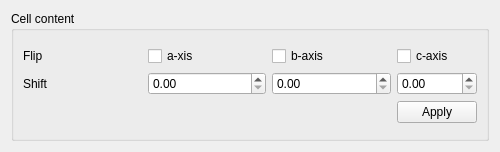
<?xml version="1.0" encoding="UTF-8"?>
<ui version="4.0">
 <class>CellTransformContentMainWidget</class>
 <widget class="QWidget" name="CellTransformContentMainWidget">
  <property name="geometry">
   <rect>
    <x>0</x>
    <y>0</y>
    <width>500</width>
    <height>152</height>
   </rect>
  </property>
  <property name="windowTitle">
   <string>Form</string>
  </property>
  <layout class="QVBoxLayout" name="verticalLayout">
   <item>
    <widget class="QGroupBox" name="groupBox">
     <property name="title">
      <string>Cell content</string>
     </property>
     <layout class="QVBoxLayout" name="verticalLayout_2">
      <item>
       <layout class="QGridLayout" name="gridLayout">
        <item row="0" column="1">
         <widget class="QCheckBox" name="flipAxisACheckBox">
          <property name="text">
           <string>a-xis</string>
          </property>
         </widget>
        </item>
        <item row="0" column="0">
         <widget class="QLabel" name="label">
          <property name="text">
           <string>Flip</string>
          </property>
         </widget>
        </item>
        <item row="0" column="2">
         <widget class="QCheckBox" name="flipAxisBCheckBox">
          <property name="text">
           <string>b-axis</string>
          </property>
         </widget>
        </item>
        <item row="1" column="2">
         <widget class="QDoubleSpinBox" name="shiftAxisBDoubleSpinBox"/>
        </item>
        <item row="1" column="0">
         <widget class="QLabel" name="label_2">
          <property name="text">
           <string>Shift</string>
          </property>
         </widget>
        </item>
        <item row="1" column="3">
         <widget class="QDoubleSpinBox" name="shiftAxisCDoubleSpinBox"/>
        </item>
        <item row="0" column="3">
         <widget class="QCheckBox" name="flipAxisCCheckBox">
          <property name="text">
           <string>c-axis</string>
          </property>
         </widget>
        </item>
        <item row="1" column="1">
         <widget class="QDoubleSpinBox" name="shiftAxisADoubleSpinBox"/>
        </item>
        <item row="2" column="3">
         <widget class="QPushButton" name="applyPushButton">
          <property name="text">
           <string>Apply</string>
          </property>
         </widget>
        </item>
        <item row="2" column="2">
         <spacer name="horizontalSpacer">
          <property name="orientation">
           <enum>Qt::Horizontal</enum>
          </property>
          <property name="sizeHint" stdset="0">
           <size>
            <width>40</width>
            <height>20</height>
           </size>
          </property>
         </spacer>
        </item>
        <item row="2" column="1">
         <spacer name="horizontalSpacer_2">
          <property name="orientation">
           <enum>Qt::Horizontal</enum>
          </property>
          <property name="sizeHint" stdset="0">
           <size>
            <width>40</width>
            <height>20</height>
           </size>
          </property>
         </spacer>
        </item>
        <item row="2" column="0">
         <spacer name="horizontalSpacer_3">
          <property name="orientation">
           <enum>Qt::Horizontal</enum>
          </property>
          <property name="sizeHint" stdset="0">
           <size>
            <width>40</width>
            <height>20</height>
           </size>
          </property>
         </spacer>
        </item>
       </layout>
      </item>
     </layout>
    </widget>
   </item>
  </layout>
 </widget>
 <resources/>
 <connections/>
</ui>
